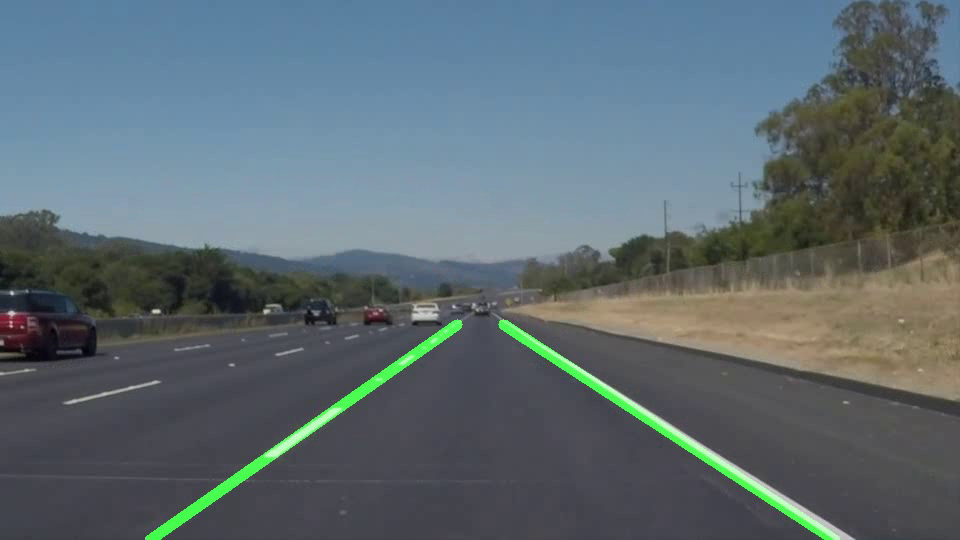
#> input picture frame 22 of output_video.avi, 960 x 540 px, given in place of test_video.mp4, which was not available
$ jupyter execute 'Autonomous model 1.ipynb'
#> lines starting #> are read from the running program, lines starting #| are printed output that depends on the picture; after the words box and inside, x2 and y2 are one past the last pixel; in counts of white or black regions, pixels touching at a corner belong together; pictures that were not available may be replaced by others from this repository, and a replacement may not be noted
[cell 1]
import cv2
import numpy as np
import csv

def canny_edge(image):
    gray = cv2.cvtColor(image, cv2.COLOR_BGR2GRAY)
    blur = cv2.GaussianBlur(gray, (5, 5), 0)
    return cv2.Canny(blur, 50, 150)

def region_of_interest(image):
    height = image.shape[0]
    polygons = np.array([
        [(100, height), (image.shape[1] - 100, height), (image.shape[1] // 2, int(height * 0.6))]
    ])
    mask = np.zeros_like(image)
    cv2.fillPoly(mask, polygons, 255)
    return cv2.bitwise_and(image, mask)

def display_lines(image, lines):
    line_image = np.zeros_like(image)
    if lines is not None:
        for line in lines:
            x1, y1, x2, y2 = line.reshape(4)
            cv2.line(line_image, (x1, y1), (x2, y2), (0, 255, 0), 10)
    return line_image

def make_coordinates(image, line_parameters):
    slope, intercept = line_parameters
    y1 = image.shape[0]
    y2 = int(y1 * 0.6)
    x1 = int((y1 - intercept) / slope)
    x2 = int((y2 - intercept) / slope)
    return np.array([x1, y1, x2, y2])

def average_slope_intercept(image, lines):
    left, right = [], []
    for line in lines:
        x1, y1, x2, y2 = line.reshape(4)
        parameters = np.polyfit((x1, x2), (y1, y2), 1)
        slope, intercept = parameters
        if slope < 0:
            left.append(parameters)
        else:
            right.append(parameters)
    if len(left) == 0 or len(right) == 0:
        return np.array([])
    left_avg = np.average(left, axis=0)
    right_avg = np.average(right, axis=0)
    left_line = make_coordinates(image, left_avg)
    right_line = make_coordinates(image, right_avg)
    return np.array([left_line, right_line])

def calculate_steering_angle(image, lines):
    height, width = image.shape[0], image.shape[1]
    if len(lines) == 0:
        return 0
    left_line, right_line = lines
    mid = width // 2
    x_offset = ((left_line[2] + right_line[2]) // 2) - mid
    y_offset = height // 2
    angle = np.degrees(np.arctan2(y_offset, x_offset))
    return int(angle)

# ---- Main Execution ----

video_path = "test_video.mp4"
cap = cv2.VideoCapture(video_path)

if not cap.isOpened():
    print(f"Error: Cannot open video file {video_path}")
    exit()

total_frames = int(cap.get(cv2.CAP_PROP_FRAME_COUNT))
print(f"Total frames in video: {total_frames}")

frame_count = 0

# CSV writer setup
csv_file = open('steering_output.csv', mode='w', newline='')
csv_writer = csv.writer(csv_file)
csv_writer.writerow(['Frame', 'Steering Angle (degrees)'])

# Video writer setup
fourcc = cv2.VideoWriter_fourcc(*'XVID')
ret, test_frame = cap.read()
#> test_frame is the input picture: shape (540, 960, 3); mean B, G, R 112.2, 106.4, 93
out = cv2.VideoWriter('output_video.avi', fourcc, 20.0, (test_frame.shape[1], test_frame.shape[0]))
cap.set(cv2.CAP_PROP_POS_FRAMES, 0)  # reset to frame 0

while cap.isOpened():
    ret, frame = cap.read()
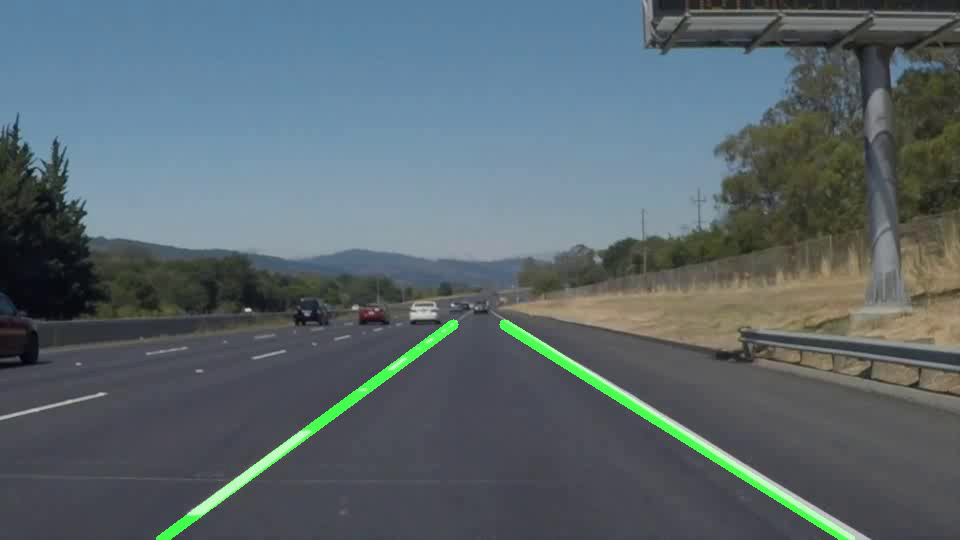
#> input picture frame 0 of output_video.avi, 960 x 540 px, given in place of test_video.mp4, which was not available
#> frame is the input picture: shape (540, 960, 3); mean B, G, R 109.2, 103.5, 90.3
    if not ret:
        break

    frame_count += 1
    print(f"\nProcessing frame {frame_count} of {total_frames}")

    canny = canny_edge(frame)
#> in canny_edge, `gray = cv2.cvtColor(image, cv2.COLOR_BGR2GRAY)`:
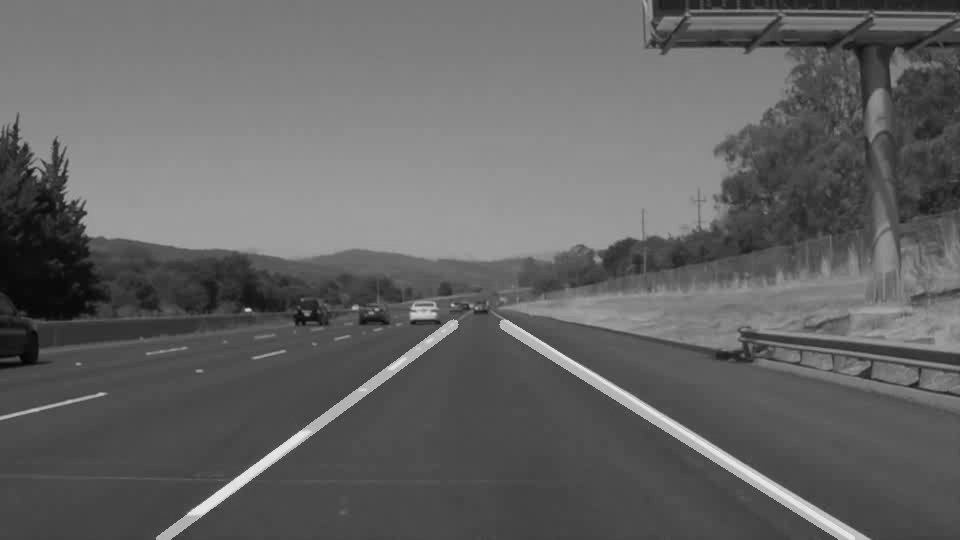
#> gray: shape (540, 960); min 1, max 239, mean 100.1
#> in canny_edge, `return cv2.Canny(blur, 50, 150)`:
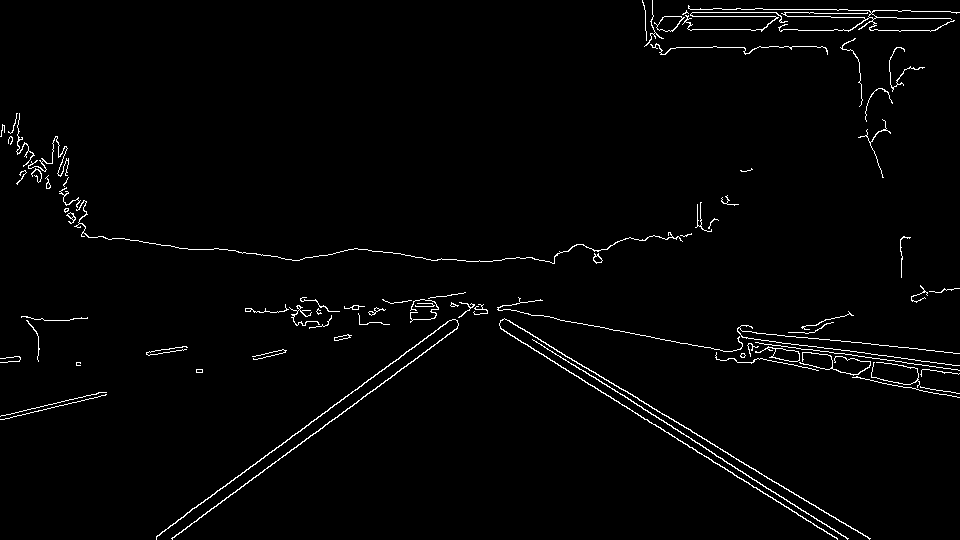
#> returned value: shape (540, 960); 1.9% white in thin lines or dots
    cropped = region_of_interest(canny)
#> in region_of_interest, `cv2.fillPoly(mask, polygons, 255)`:
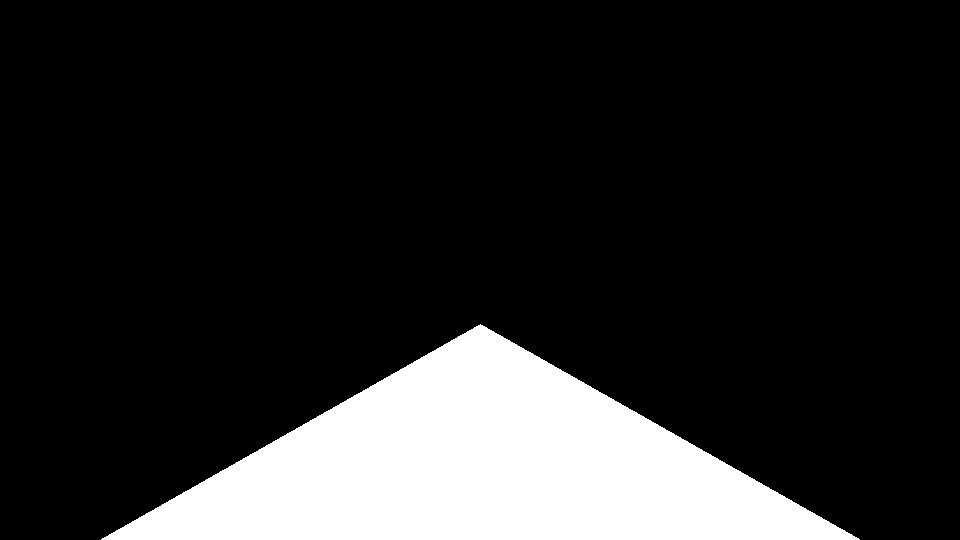
#> mask: shape (540, 960); 15.9% white; 1 white region, box (x1, y1, x2, y2) and area: (101, 324, 860, 540) 82244
#> in region_of_interest, `return cv2.bitwise_and(image, mask)`:
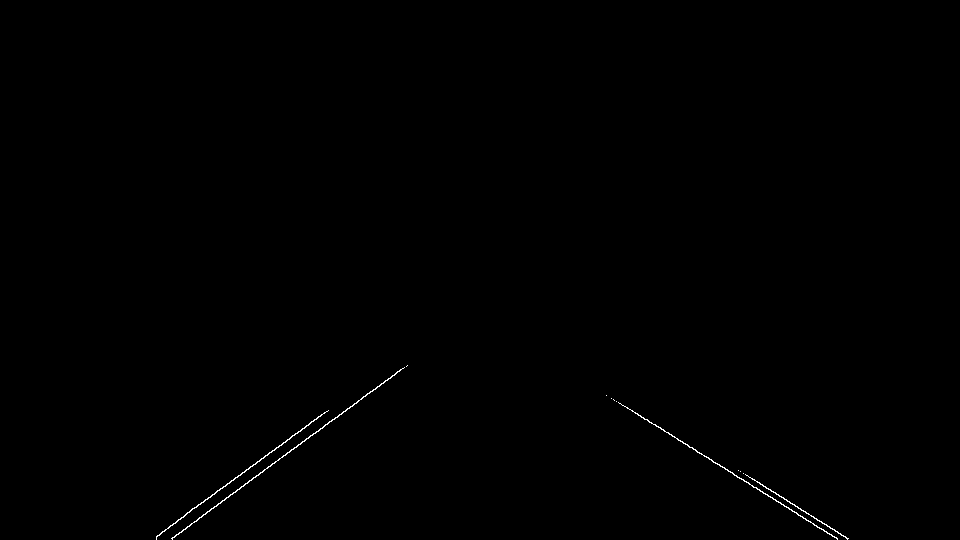
#> returned value: shape (540, 960); 0.23% white in thin lines or dots, all inside (x1, y1, x2, y2) = (156, 365, 849, 540)
    lines = cv2.HoughLinesP(cropped, 2, np.pi / 180, 100, np.array([]), minLineLength=40, maxLineGap=5)
#> lines = [[613, 399, 837, 539], [181, 532, 329, 421], [156, 536, 327, 411], [763, 486, 845, 536], [296, 447, 402, 368]]

    if lines is not None:
        averaged_lines = average_slope_intercept(frame, lines)
#> the loop in average_slope_intercept, `for line in lines:` made 5 passes
#> (x1, y1, x2, y2, slope, intercept) on passes 1 to 5: (613, 399, 837, 539, 0.625, 15.87), (181, 532, 329, 421, -0.75, 667.8), (156, 536, 327, 411, -0.731, 650), (763, 486, 845, 536, 0.61, 20.76), (296, 447, 402, 368, -0.745, 667.6)
#> after the loop in average_slope_intercept, `for line in lines:`: left = [[-0.75, 667.8], [-0.731, 650], [-0.745, 667.6]]; right = [[0.625, 15.87], [0.61, 20.76]]
#> in average_slope_intercept, `left_avg = np.average(left, axis=0)`: left_avg = [-0.742, 661.8]
#> in average_slope_intercept, `right_avg = np.average(right, axis=0)`: right_avg = [0.617, 18.32]
#> in make_coordinates, `slope, intercept = line_parameters`: slope = -0.742; intercept = 661.8
#> in make_coordinates, `x1 = int((y1 - intercept) / slope)`: x1 = 164
#> in make_coordinates, `x2 = int((y2 - intercept) / slope)`: x2 = 455
#> in average_slope_intercept, `left_line = make_coordinates(image, left_avg)`: left_line = [164, 540, 455, 324]
#> in average_slope_intercept, `right_line = make_coordinates(image, right_avg)`: right_line = [845, 540, 495, 324]
#> averaged_lines = [[164, 540, 455, 324], [845, 540, 495, 324]]
        if len(averaged_lines) > 0:
            line_image = display_lines(frame, averaged_lines)
#> the loop in display_lines, `for line in lines:` made 2 passes
            combo_image = cv2.addWeighted(frame, 0.8, line_image, 1, 1)
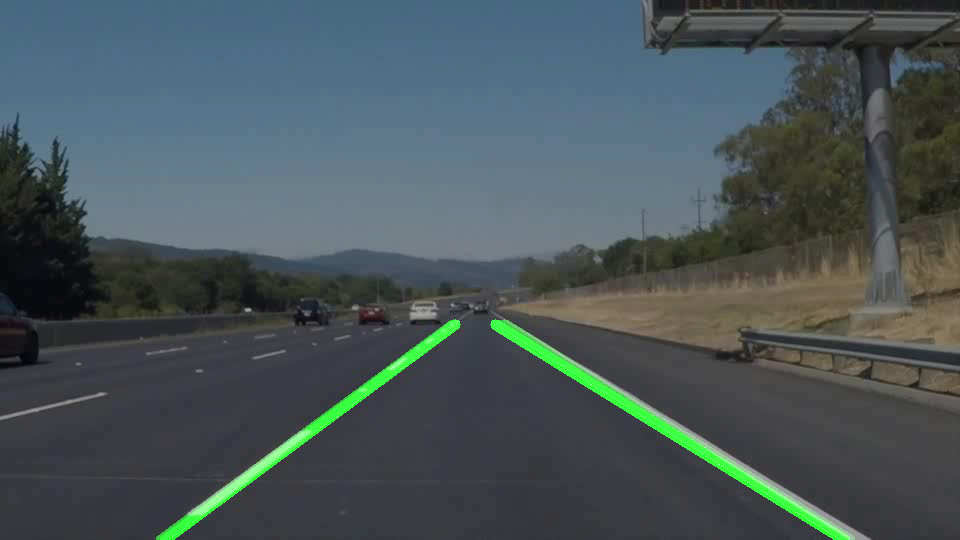
#> combo_image: shape (540, 960, 3); mean B, G, R 88.4, 85.3, 73.2
            angle = calculate_steering_angle(frame, averaged_lines)
#> in calculate_steering_angle, `left_line, right_line = lines`: left_line = [164, 540, 455, 324]; right_line = [845, 540, 495, 324]
#> in calculate_steering_angle, `x_offset = ((left_line[2] + right_line[2]) // 2) - mid`: x_offset = -5
#> in calculate_steering_angle, `angle = np.degrees(np.arctan2(y_offset, x_offset))`: angle = 91.06
#> angle = 91
            print(f"Predicted steering angle: {angle}°")
#| Predicted steering angle: 91°
            csv_writer.writerow([frame_count, angle])
        else:
            combo_image = frame
            print("No clear lane lines detected.")
            csv_writer.writerow([frame_count, 'N/A'])
    else:
        combo_image = frame
        print("No lines detected.")
        csv_writer.writerow([frame_count, 'N/A'])

    # Write frame to output video
    out.write(combo_image)

    # Show result
    cv2.imshow("Lane Detection", combo_image)
    if cv2.waitKey(1) & 0xFF == ord('q'):
#> (key q is pressed here)
        break

# Final cleanup
cap.release()
out.release()
csv_file.close()
cv2.destroyAllWindows()

[cell 2]
import pandas as pd

df = pd.read_csv("./steering_output.csv")
#> (reads steering_output.csv from the repository)
